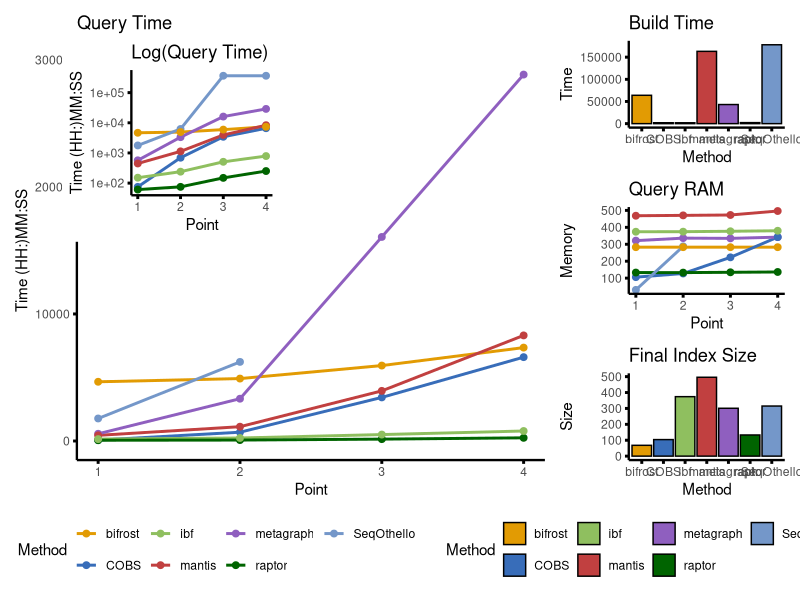

Source code (R):
library(lubridate)

timings <- data.frame(
  c("COBS", "00:01:15", "1", "1T"),
  c("metagraph", "00:09:30", "1", "1T"),
  c("SeqOthello", "00:29:34", "1", "1T"),
  c("raptor", "00:01:01", "1", "1T"),
  c("mantis", "00:07:27", "1", "1T"),
  c("COBS", "00:11:34", "2", "1M"),
  c("metagraph", "00:55:30", "2", "1M"),
  c("SeqOthello", "01:43:48", "2", "1M"),
  c("mantis", "00:18:47", "2", "1M"),
  c("raptor", "00:01:15", "2", "1M"),
  c("COBS", "00:57:13", "3", "5Mio"),
  c("metagraph", "04:27:43", "3", "5Mio"),
  c("SeqOthello", "99:99:99", "3", "5Mio"),
  c("raptor", "00:02:29", "3", "5Mio"),
  c("mantis", "01:05:47", "3", "5Mio"),
  c("COBS", "01:50:02", "4", "10Mio"),
  c("metagraph", "08:00:44", "4", "10Mio"),
  c("SeqOthello", "99:99:99", "4", "10Mio"),
  c("mantis", "02:18:33", "4", "10Mio"),
  c("raptor", "00:04:11", "4", "10Mio"),
  c("ibf", "00:02:31", "1", "1T"),
  c("ibf", "00:03:59", "2", "1Mio"),
  c("ibf", "00:08:28", "3", "5Mio"),
  c("ibf", "00:13:08", "4", "10Mio"),
  c("bifrost", "01:17:43", "1", "1T"),
  c("bifrost", "01:21:55", "2", "1Mio"),
  c("bifrost", "01:39:00", "3", "5Mio"),
  c("bifrost", "02:02:33", "4", "10Mio")
)

timings <- data.frame(t(timings))
colnames(timings) <- c("Method", "Time (HH:)MM:SS", "Point", "Label")

timings$`Time (HH:)MM:SS` <- period_to_seconds(hms(as.character(timings$`Time (HH:)MM:SS`)))
timings$Point <- as.numeric(timings$Point )

memory <- data.frame(
  c("COBS", 127.47, 2),
  c("metagraph", 336.31, 2),
  c("SeqOthello", 287.71, 2),
  c("mantis", 470.67, 2),
  c("raptor", 132.70, 2),
  c("COBS", 106.02, 1),
  c("metagraph", 321.57, 1),
  c("SeqOthello", 30.70, 1),
  c("raptor", 133.05, 1),
  c("mantis", 468.55, 1),
  c("COBS", 222.91, 3),
  c("metagraph", 334.96, 3),
  c("SeqOthello", NA, 3),
  c("raptor", 134.57, 3),
  c("mantis", 472.93, 3),
  c("SeqOthello", NA, 4),
  c("metagraph", 342.08, 4),
  c("COBS",  342.51, 4),
  c("raptor", 136.47, 4),
  c("mantis", 496.40, 4),
  c("ibf", 374.04, 1),
  c("ibf",  374.38, 2),
  c("ibf", 376.83, 3),
  c("ibf", 379.83, 4),
  c("bifrost", 282.89, 1),
  c("bifrost",  282.89, 2),
  c("bifrost", 282.89, 3),
  c("bifrost", 282.89, 4)
)

memory <- data.frame(t(memory))
colnames(memory) <- c("Method", "Memory", "Point")
memory$Memory <- as.numeric(as.character(memory$Memory))
memory$Point <- as.numeric(memory$Point)

index.size <- data.frame(
  c("metagraph", 301),
  c("mantis", 496),
  c("COBS", 104),
  c("SeqOthello", 315),
  c("raptor", 133),
  c("ibf", 374),
  c("bifrost", 68)
)

index.size <- data.frame(t(index.size))
colnames(index.size) <- c("Method", "Size")
index.size$Size <- as.numeric(as.character(index.size$Size))

index.time <- data.frame(
  c("metagraph",	"11:58:30"),
  c("COBS",	"00:34:04"),
  c("SeqOthello",	"49:26:04"),
  c("mantis", "45:19:00"),
  c("raptor", "00:38:28"),
  c("ibf", "00:32:37"),
  c("bifrost", "17:46:25")
)

index.time <- data.frame(t(index.time))
colnames(index.time) <- c("Method", "Time")
index.time$Time <- period_to_seconds(hms(as.character(index.time$Time)))

library(ggplot2)
library(RColorBrewer)

#yellow  blue green  red purple darkgreen lightblue
#bifrost COBS  IBF  mantis metagraph raptor SeqOthello
my.colors <- c("#e29b03", "#386db9", "#8fbf5f", "#c14040", "#8f5fbf","darkgreen", "#7497c9")

g1<- ggplot(timings, aes(x = Point, y = `Time (HH:)MM:SS`)) +
  geom_line(aes(color = Method), size=1) +
  geom_point(aes(color = Method), size =2) +
  scale_color_manual(values = my.colors) +
  scale_y_continuous(limits = c(0, 30000)) +
  theme_classic() +
  ggtitle("Query Time") +
  theme(axis.line = element_line(colour = "black", size = 0.8),
        axis.ticks = element_line(colour = "black", size = 1))

g1.2<- ggplot(timings, aes(x = Point, y = `Time (HH:)MM:SS`)) +
  geom_line(aes(color = Method), size=1) +
  geom_point(aes(color = Method), size =2) +
  scale_color_manual(values = my.colors) +
  scale_y_continuous(trans='log10') +
  theme_classic() +
  ggtitle("Log(Query Time)") +
  theme(axis.line = element_line(colour = "black", size = 0.8),
        axis.ticks = element_line(colour = "black", size = 1))

g1.3<- ggplot(timings, aes(x = Point, y = `Time (HH:)MM:SS`)) +
  geom_line(aes(color = Method), size=1) +
  geom_point(aes(color = Method), size =2) +
  scale_color_manual(values = my.colors) +
  scale_y_continuous(limits=c(0, 7000)) +
  scale_x_continuous(limits=c(0, 2)) +
  theme_classic() +
  ggtitle("Log(Query Time)") +
  theme(axis.line = element_line(colour = "black", size = 0.8),
        axis.ticks = element_line(colour = "black", size = 1))

g2<- ggplot(memory, aes(x = Point, y = Memory)) +
  geom_line(aes(color = Method), size=1) +
  geom_point(aes(color = Method), size =2) +
  scale_color_manual(values = my.colors) +
  theme_classic() +
  ggtitle("Query RAM") +
  theme(axis.line = element_line(colour = "black", size = 0.8),
        axis.ticks = element_line(colour = "black", size = 1))

g3<- ggplot(index.size, aes(x=Method, y=Size, fill=Method)) +
  geom_bar(stat="identity", position=position_dodge2(width = 2, preserve = "single"), color="black") +
  theme_classic() +
  ggtitle("Final Index Size") +
  scale_fill_manual(values = my.colors) +
  theme(axis.line = element_line(colour = "black", size = 0.8),
        axis.ticks = element_line(colour = "black", size = 1))

g4<- ggplot(index.time, aes(x=Method, y=Time, fill=Method)) +
  geom_bar(stat="identity", position=position_dodge2(width = 2, preserve = "single"), color="black") +
  theme_classic() +
  ggtitle("Build Time") +
  scale_fill_manual(values = my.colors) +
  theme(axis.line = element_line(colour = "black", size = 0.8),
        axis.ticks = element_line(colour = "black", size = 1))

library(patchwork)

layout <- "
AAAB
AAAC
AAAD
"
g1  +
  inset_element(
    g1.2,
    left = 0.1,
    bottom = 0.6,
    right = 0.5,
    top = 0.95,
    align_to = "full"
  ) +
    g4 + g2 + g3 +
  plot_layout(design = layout, guides = "collect") &
  theme(legend.position = "bottom", legend.direction = "horizontal")

